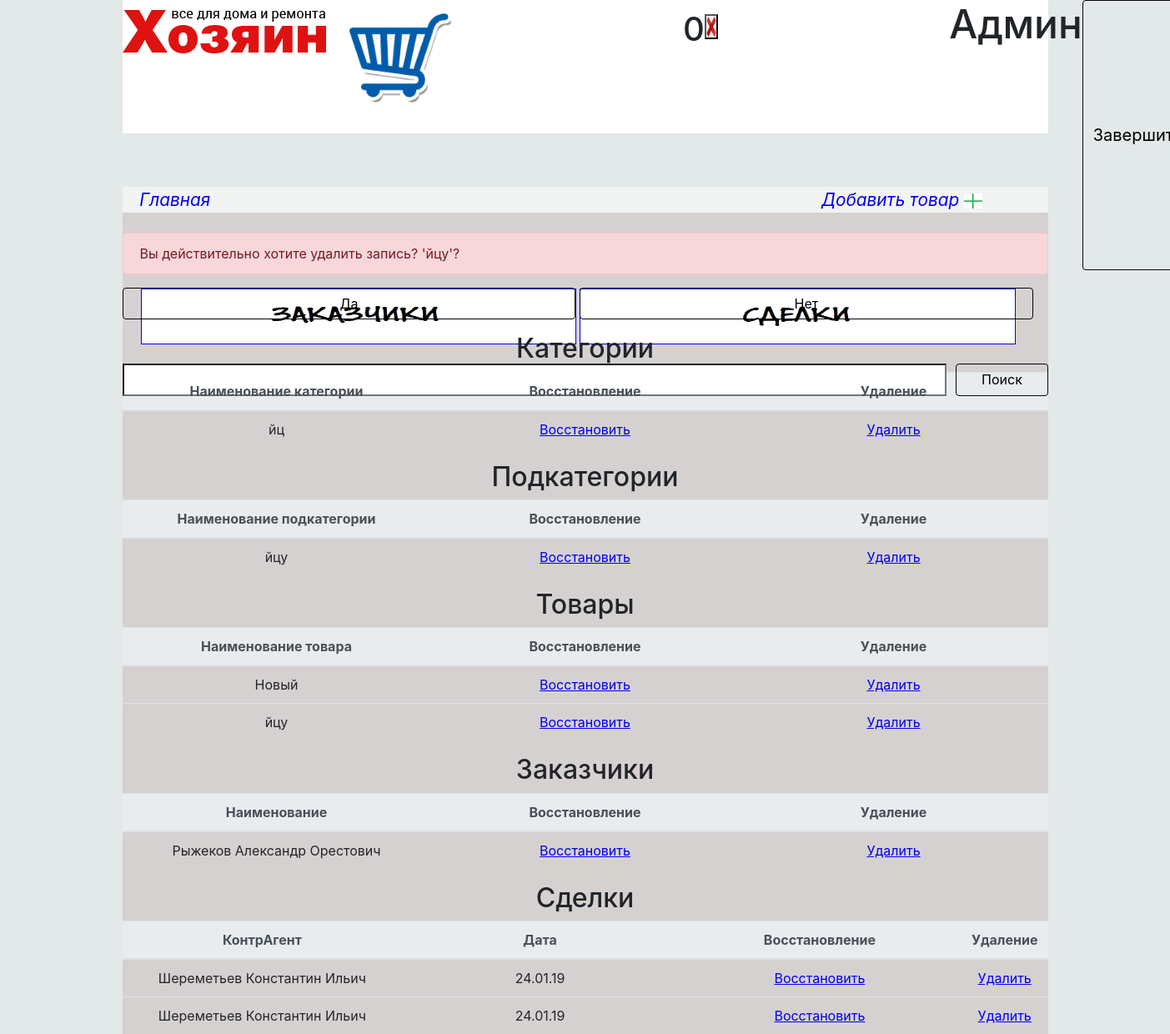
/delMarked.php?delGroup=йцу (signed in), run on the app's committed database.
### tables this page shows
CREATE TABLE `category` (
  `category_id` int(11) NOT NULL,
  `category_category` varchar(50) NOT NULL COMMENT 'название категории',
  `category_status` enum('0','1') NOT NULL COMMENT 'ее наличие',
  `category_sub` varchar(4) NOT NULL COMMENT 'название подкатегории',
  `category_image` varchar(50) NOT NULL
);

CREATE TABLE `product` (
  `product_id` int(11) NOT NULL,
  `product_name` varchar(100) NOT NULL COMMENT 'Наименование',
  `product_cost` int(6) NOT NULL COMMENT 'Цена',
  `product_description` varchar(512) NOT NULL COMMENT 'Описание',
  `product_image` varchar(124) NOT NULL COMMENT 'Картинка',
  `product_count` int(10) NOT NULL COMMENT 'Количество на складе',
  `product_characteristic` varchar(512) NOT NULL COMMENT 'Характеристики',
  `product_category` int(11) NOT NULL COMMENT 'Категория',
  `product_status` enum('0','1') NOT NULL COMMENT 'Статус наличия'
);

CREATE TABLE `customer` (
  `customer_id` int(11) NOT NULL,
  `customer_type` enum('0','1') NOT NULL COMMENT 'Тип(Физ/Юр)',
  `customer_name` varchar(150) NOT NULL COMMENT 'Наименование(Если Физ-Фио, Юр-организация)',
  `customer_adress` varchar(100) NOT NULL COMMENT 'Адресс',
  `customer_phone` varchar(11) NOT NULL COMMENT 'Телефон',
  `customer_status` enum('0','1') NOT NULL
);

### assets/delMarked_info.php (called while the page is built, shortened)
<?php
	$host = "localhost";
  	$login = "root";
  	$db = "tool_db";
  	$conn = mysqli_connect($host, $login, $password, $db);
	$query = "SELECT category_category FROM category Where category_status = '0' And category_sub = 'null';";
	$result = mysqli_query($conn, $query);
	$query2 = "SELECT category_category FROM category Where category_status = '0' And category_sub != 'null';";
	$result2 = mysqli_query($conn, $query2);
	$query3 = "SELECT product_name FROM product Where product_status = '0';";
	$result3 = mysqli_query($conn, $query3);
	$query4 = "SELECT customer_name FROM customer Where customer_status = '0';";
	$result4 = mysqli_query($conn, $query4);
	$query5 = "SELECT deal_name_customer,deal_date FROM deal Where deal_status = '0';";
	$result5 = mysqli_query($conn, $query5);
?>

### assets/delMarkedContent.php (the view, shortened to what this page needs)
<?php
	if (isset($_GET['delGroup'])) {
		$temp = str_replace('_',' ',$_GET['delGroup']);
		echo <<<HTML
					<br>
							<div class="alert alert-danger" role="alert">
								Вы действительно хотите удалить запись? '{$temp}'?
							</div>
							<form method="post">
							<input type="submit"  name="delYesGroup" value="Да" style="width: 49%;color: black;
						border-color:#010508;" class="btn btn-outline-secondary">
						<input type="submit"  name="delNoBTN" value="Нет" style="width: 49%;color: black;
						border-color:#010508;" class="btn btn-outline-secondary">
							</form>
HTML;
	}
	echo <<<HTML
		<h2 style="display: flex;    justify-content: center;">Категории</h2>
		<table class="table">
					<thead class="thead-light">
						<tr>
							<th class="TableCenter">Наименование категории</td>
							<th class="TableCenter">Восстановление</td>
							<th class="TableCenter">Удаление</td>
						</tr>
						</thead>
HTML;
	while($row = mysqli_fetch_array($_SESSION["DelMarkedCategory"])){
		$temp = str_replace(' ','_',$row['category_category']);
		echo <<<HEREDOC
                    <tr>
                    <td class="TableCenter">{$row['category_category']}</td>
					<td class="TableCenter"><a name=\"redGroup\" href=\delMarked.php?redGroup={$temp}>Восстановить</a></td>
					<td class="TableCenter"><a name=\"delGroup\" href=\delMarked.php?delGroup={$temp}>Удалить</a></td>
                    </tr>
HEREDOC;
	}
			echo <<<HTML
		</table>
		<h2 style="display: flex;    justify-content: center;">Подкатегории</h2>
		<table class="table">
					<thead class="thead-light">
						<tr>
							<th class="TableCenter">Наименование подкатегории</td>
							<th class="TableCenter">Восстановление</td>
							<th class="TableCenter">Удаление</td>
						</tr>
						</thead>
HTML;
	while($row = mysqli_fetch_array($_SESSION["DelMarkedSubCategory"])){
		$temp = str_replace(' ','_',$row['category_category']);
		echo <<<HEREDOC
                    <tr>
                    <td class="TableCenter">{$row['category_category']}</td>
					<td class="TableCenter"><a name=\"redGroup\" href=\delMarked.php?redGroup={$temp}>Восстановить</a></td>
					<td class="TableCenter"><a name=\"delGroup\" href=\delMarked.php?delGroup={$temp}>Удалить</a></td>
                    </tr>
HEREDOC;
	}
			echo <<<HTML
		</table>
		<h2 style="display: flex;    justify-content: center;">Товары</h2>
		<table class="table">
					<thead class="thead-light">
						<tr>
							<th class="TableCenter">Наименование товара</td>
							<th class="TableCenter">Восстановление</td>
							<th class="TableCenter">Удаление</td>
						</tr>
						</thead>
HTML;
	while($row = mysqli_fetch_array($_SESSION["DelMarkedProduct"])){
		$temp = str_replace(' ','_',$row['product_name']);
		echo <<<HEREDOC
                    <tr>
                    <td class="TableCenter">{$row['product_name']}</td>
					<td class="TableCenter"><a name=\"redProduct\" href=\delMarked.php?redProduct={$temp}>Восстановить</a></td>
					<td class="TableCenter"><a name=\"delProduct\" href=\delMarked.php?delProduct={$temp}>Удалить</a></td>
                    </tr>
HEREDOC;
	}
			echo <<<HTML
		</table>
		<h2 style="display: flex;    justify-content: center;">Заказчики</h2>
		<table class="table">
					<thead class="thead-light">
						<tr>
							<th class="TableCenter">Наименование</td>
							<th class="TableCenter">Восстановление</td>
							<th class="TableCenter">Удаление</td>
						</tr>
						</thead>
HTML;
	while($row = mysqli_fetch_array($_SESSION["DelMarkedCustomer"])){
		$temp = str_replace(' ','_',$row['customer_name']);
		echo <<<HEREDOC
                    <tr>
                    <td class="TableCenter">{$row['customer_name']}</td>
					<td class="TableCenter"><a name=\"redCustomer\" href=\delMarked.php?redCustomer={$temp}>Восстановить</a></td>
					<td class="TableCenter"><a name=\"delCustomer\" href=\delMarked.php?delCustomer={$temp}>Удалить</a></td>
                    </tr>
HEREDOC;
	}
			echo <<<HTML
		</table>
		<h2 style="display: flex;    justify-content: center;">Сделки</h2>
		<table class="table">
					<thead class="thead-light">
						<tr>
							<th class="TableCenter">КонтрАгент</td>
							<th class="TableCenter">Дата</td>
							<th class="TableCenter">Восстановление</td>
							<th class="TableCenter">Удаление</td>
						</tr>
						</thead>
HTML;
	while($row = mysqli_fetch_array($_SESSION["DelMarkedDeal"])){
		$temp = str_replace(' ','_',$row['deal_name_customer']);
		echo <<<HEREDOC
                    <tr>
                    <td class="TableCenter">{$row['deal_name_customer']}</td>
                    <td class="TableCenter">{$row['deal_date']}</td>
					<td class="TableCenter"><a name=\"redDeal\" href=\delMarked.php?redDeal={$temp}>Восстановить</a></td>
					<td class="TableCenter"><a name=\"delDeal\" href=\delMarked.php?delDeal={$temp}>Удалить</a></td>
                    </tr>
HEREDOC;
	}
	 echo <<<HTML
	 </table>
HTML;
?>

### css/style.css (style rules this page uses)
.TableCenter { width: 33%; text-align: center; }

### data on the page
category: category_category "йц"
category: category_category "йцу"
product: product_name "Новый"
product: product_name "йцу"
customer: customer_name "Рыжеков Александр Орестович"

### other printed values
$_SESSION['BasketCount'] "0"
$Privilege "Админ"
$temp "йцу"
$row['deal_name_customer'] "Шереметьев Константин Ильич"
$row['deal_date'] "24.01.19"
